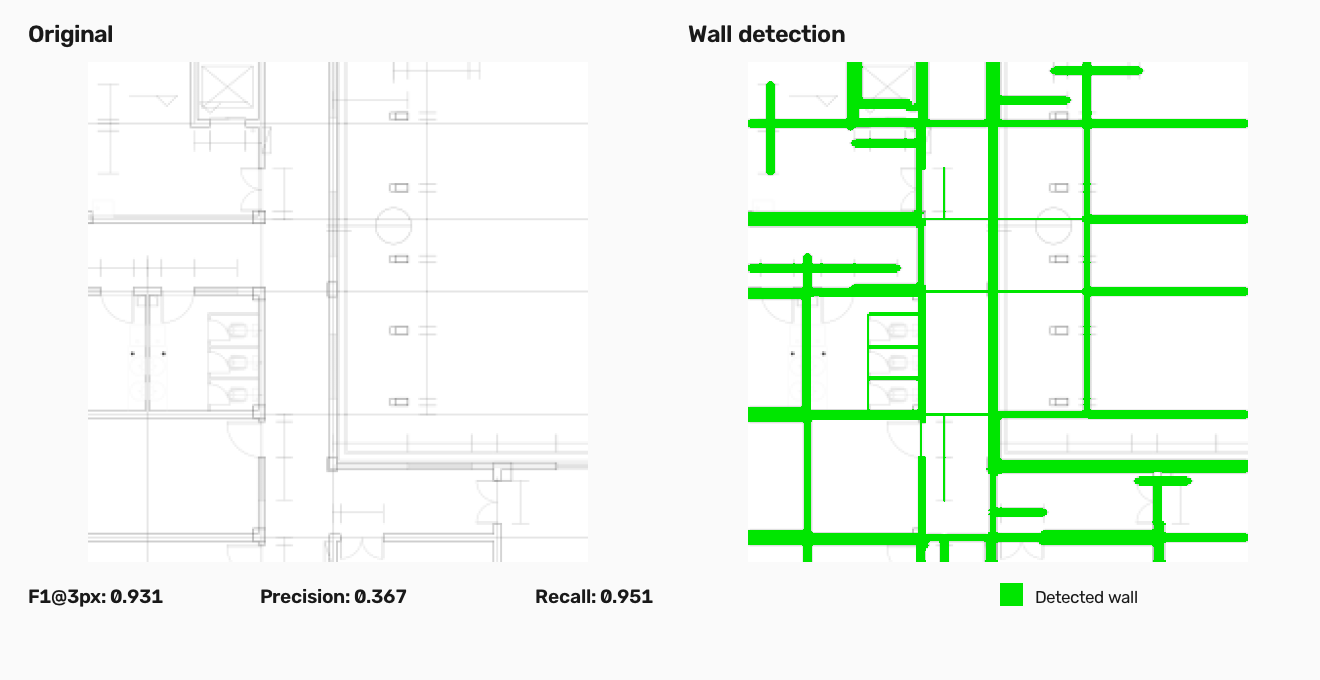
#> input picture assets/wall-detection-example.png, 1320 x 680 px
$ python -i visualization.py   (imports and definitions only)
#> lines starting #> are read from the running program, lines starting #| are printed output that depends on the picture
#> further down, picture is the input picture: shape (680, 1320, 3); mean B, G, R 236.6, 248.7, 236.6
from __future__ import annotations

from pathlib import Path

import cv2
import numpy as np

from .geometry import line_to_points


GREEN = (0, 210, 0)
MAGENTA = (220, 0, 180)
YELLOW = (0, 210, 210)
LIGHT_GRAY = (165, 165, 165)


def _to_bgr(image: np.ndarray) -> np.ndarray:
    if image.ndim == 3 and image.shape[2] == 4:
        rgb = image[:, :, :3].astype(np.float32)
        alpha = image[:, :, 3:4].astype(np.float32) / 255.0
        return np.clip(rgb * alpha + 255.0 * (1.0 - alpha), 0, 255).astype(np.uint8)
    if image.ndim == 3 and image.shape[2] == 3:
        return image.copy()
    return cv2.cvtColor(image, cv2.COLOR_GRAY2BGR)


def _muted_base(image: np.ndarray) -> np.ndarray:
    base = _to_bgr(image)
    hsv = cv2.cvtColor(base, cv2.COLOR_BGR2HSV)
#> hsv: shape (680, 1320, 3); mean H, S, V 3.2, 13.4, 248.7
    hsv[:, :, 1] = (hsv[:, :, 1].astype(np.float32) * 0.48).astype(np.uint8)
#> hsv: shape (680, 1320, 3); mean H, S, V 3.2, 6.4, 248.7
    return cv2.cvtColor(hsv, cv2.COLOR_HSV2BGR)
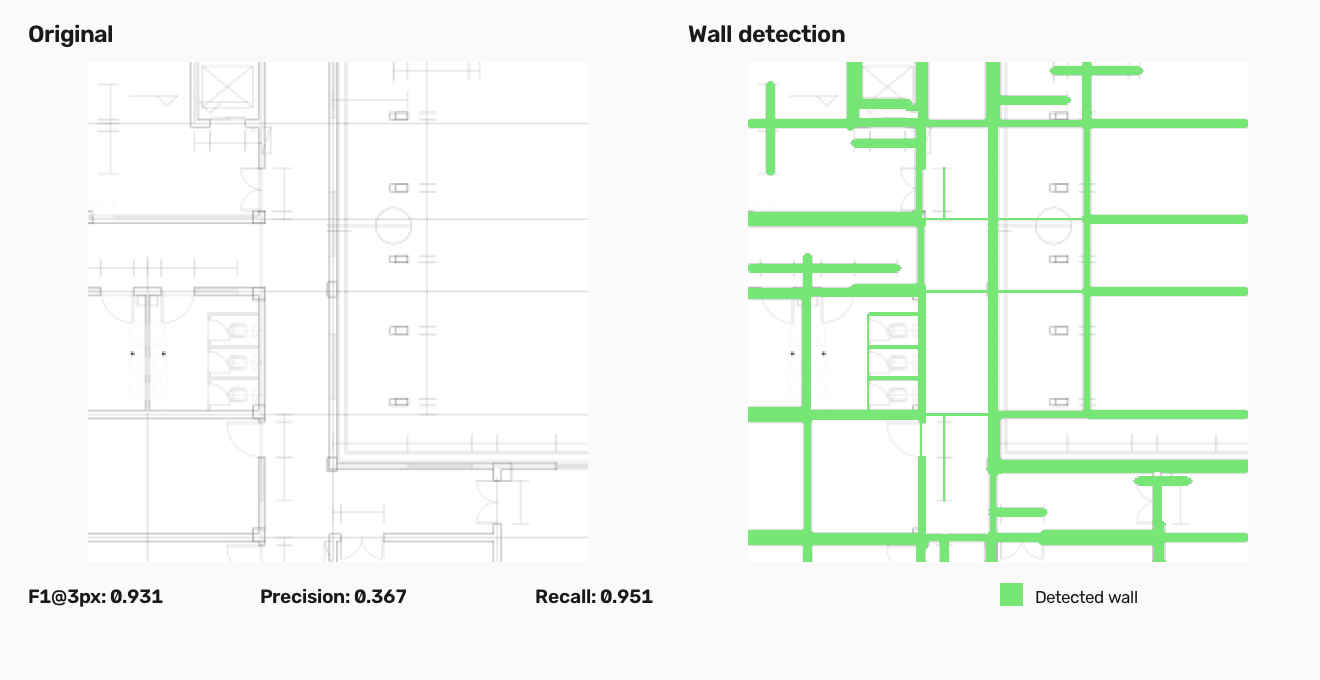
#> returned value: shape (680, 1320, 3); mean B, G, R 242.8, 248.7, 242.8


# [80 lines left out: functions _mask_overlay, _legend, render_wall_overlay, draw_wall_overlay, draw_vector_overlay, draw_candidate_overlay, not called in this run]


def benchmark_comparison(image, gt_mask, pred_mask) -> np.ndarray:
    return render_wall_overlay(image, pred_mask, gt_mask, title="Benchmark comparison")


def save_image(path: str | Path, image: np.ndarray) -> None:
    Path(path).parent.mkdir(parents=True, exist_ok=True)
    cv2.imwrite(str(path), image)

>>> import cv2
>>> picture = cv2.imread('../assets/wall-detection-example.png')
>>> result = _muted_base(picture)

$ run again, on assets/benchmark_replication.png
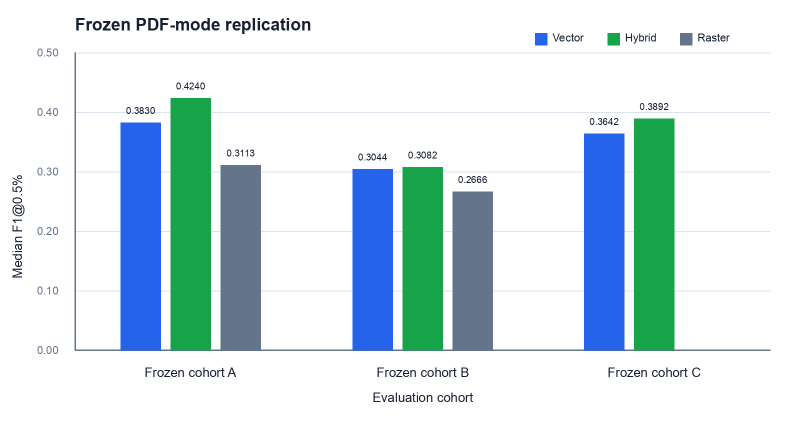
#> input picture assets/benchmark_replication.png, 1600 x 850 px (shown at 1/2 size)
#> picture is the input picture: shape (850, 1600, 3); mean B, G, R 231.6, 227.2, 210.4
#> in _muted_base, `return cv2.cvtColor(hsv, cv2.COLOR_HSV2BGR)`:
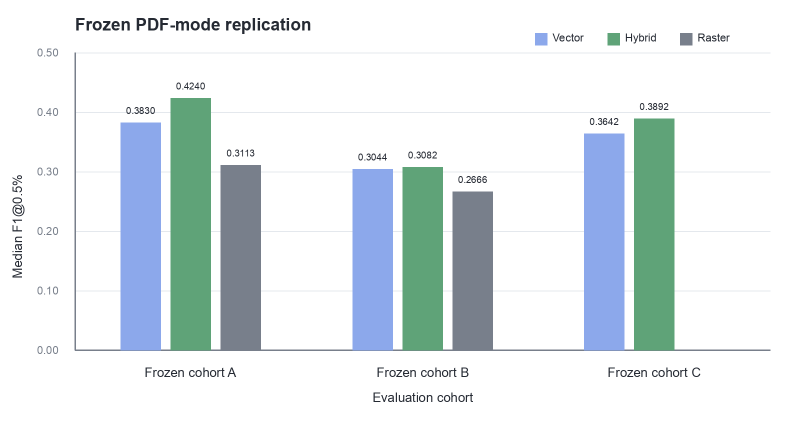
#> returned value: shape (850, 1600, 3) (shown at 1/2 size); mean B, G, R 235.3, 233, 225.1

$ run again, on assets/hero.png
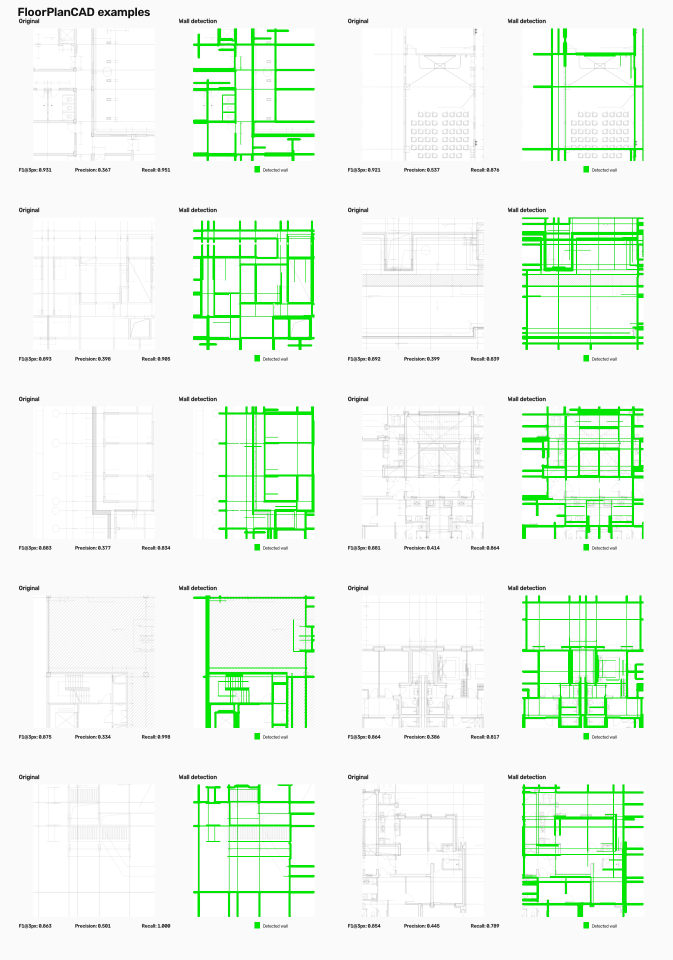
#> input picture assets/hero.png, 1346 x 1920 px (shown at 1/2 size)
#> picture is the input picture: shape (1920, 1346, 3); mean B, G, R 237.1, 248.1, 237.1
#> in _muted_base, `return cv2.cvtColor(hsv, cv2.COLOR_HSV2BGR)`:
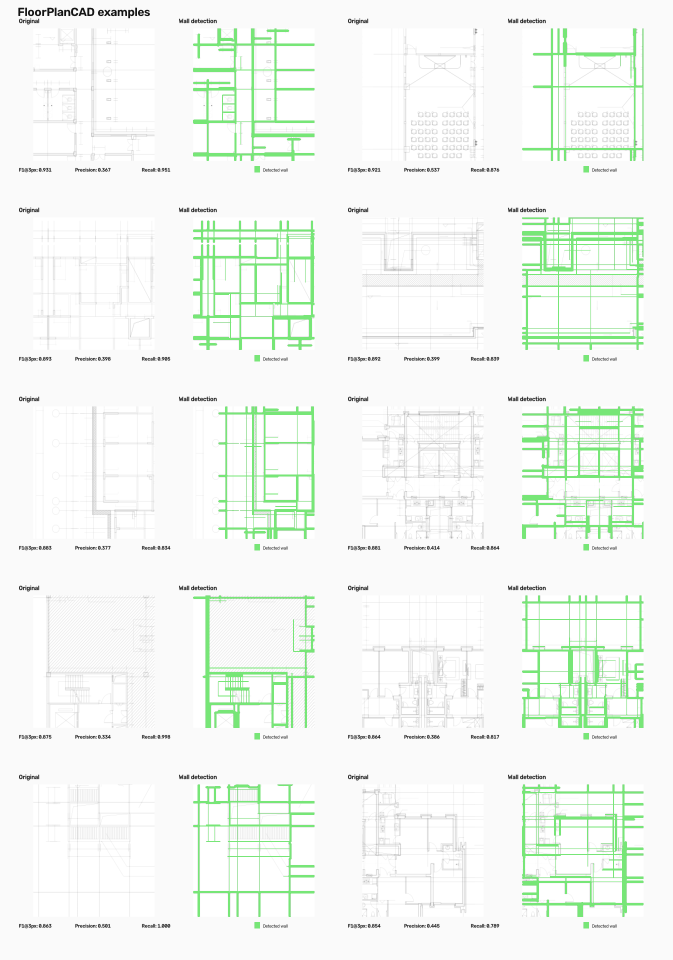
#> returned value: shape (1920, 1346, 3) (shown at 1/2 size); mean B, G, R 242.8, 248.1, 242.8
